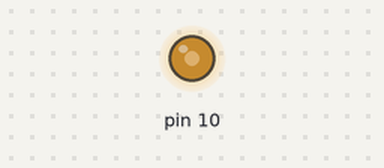
The sketch below on a simulated Arduino Uno, built with avr-gcc and run on an emulated ATmega328P. On the bench: output pins drawn as LEDs (lit = HIGH).

Above: at 0.1 s.
At 3.1 s:
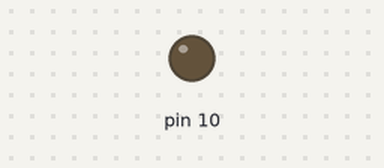
Timing chart, 0 to 4.6 s (numbered marks = the images above):
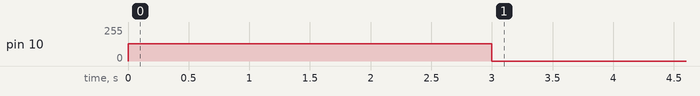

The sketch:

413_1.ino
```cpp
#include <TimerOne.h>

const int BUZZER = 10;

void setup() {
  Timer1.initialize();
  Timer1.pwm(BUZZER, 0);

  Timer1.setPwmDuty(BUZZER, 512);

  Timer1.setPeriod(1000000/262);

  delay(3000);

  Timer1.setPwmDuty(BUZZER, 0);
}

void loop() {

}
```
